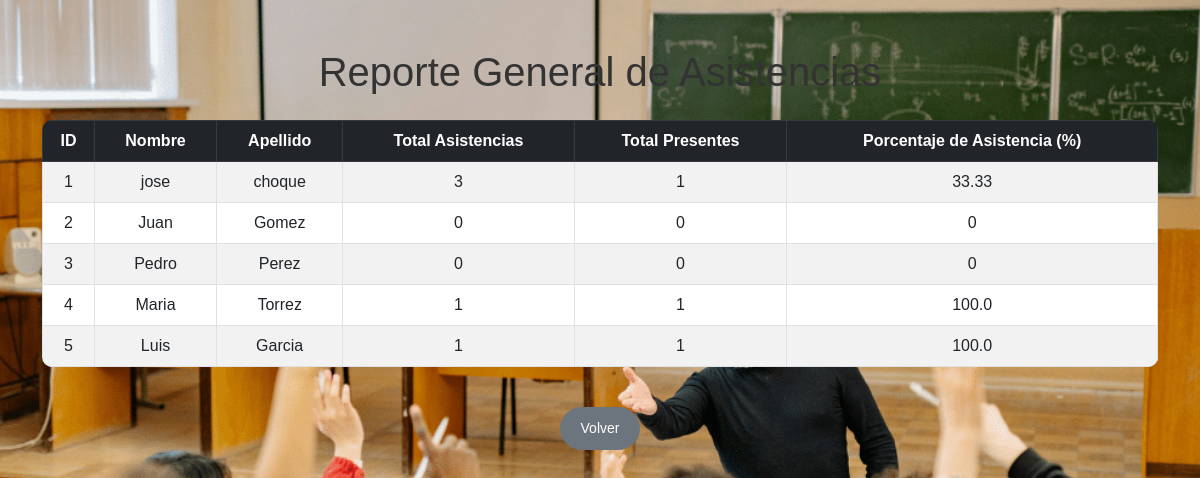
/reportes/, run on the app's committed database.
### models/estudiante_model.py (models this page shows, shortened)
class Estudiante(db.Model):
    __tablename__ = 'estudiantes'
    id = db.Column(db.Integer, primary_key=True)
    nombre = db.Column(db.String(50), nullable=False)
    apellido = db.Column(db.String(50), nullable=False)

### controllers/reporte_controller.py (the view)
@reporte_bp.route('/')
def reporte_general():
    resultados = (
        db.session.query(
            Estudiante.id,
            Estudiante.nombre,
            Estudiante.apellido,
            func.count(Asistencia.id).label('total_asistencias'),
            func.sum(
                case(
                    (Asistencia.estado == 'Presente', 1),  # Cambio: se pasa como argumento posicional
                    else_=0  # else sigue siendo válido
                )
            ).label('total_presentes'),
        )
        .join(Asistencia, Estudiante.id == Asistencia.estudiante_id, isouter=True)
        .group_by(Estudiante.id)
        .all()
    )
    reporte = []
    for r in resultados:
        porcentaje = (r.total_presentes / r.total_asistencias) * 100 if r.total_asistencias > 0 else 0
        reporte.append({
            'id': r.id,
            'nombre': r.nombre,
            'apellido': r.apellido,
            'total_asistencias': r.total_asistencias,
            'total_presentes': r.total_presentes,
            'porcentaje_asistencia': round(porcentaje, 2),
        })
    return render_template('reporte/general.html', reporte=reporte)

### templates/reporte/general.html (shortened to what this page needs)
<!DOCTYPE html>
<html lang="es">
<head>
    <link href="https://cdn.jsdelivr.net/npm/bootstrap@5.3.0/dist/css/bootstrap.min.css" rel="stylesheet">
    <link href="{{ url_for('static', filename = 'css/estilos.css') }}" rel="stylesheet">
</head>
<body>
    <div class="container mt-5">
        <h1 class="text-center mb-4">Reporte General de Asistencias</h1>
        <div class="table-responsive">
            <table class="table table-bordered table-striped">
                <thead class="table-dark">
                    <tr>
                        <th>ID</th>
                        <th>Nombre</th>
                        <th>Apellido</th>
                        <th>Total Asistencias</th>
                        <th>Total Presentes</th>
                        <th>Porcentaje de Asistencia (%)</th>
                    </tr>
                </thead>
                <tbody>
                    {% for item in reporte %}
                    <tr>
                        <td>{{ item.id }}</td>
                        <td>{{ item.nombre }}</td>
                        <td>{{ item.apellido }}</td>
                        <td>{{ item.total_asistencias }}</td>
                        <td>{{ item.total_presentes }}</td>
                        <td>{{ item.porcentaje_asistencia }}</td>
                    </tr>
                    {% endfor %}
                </tbody>
            </table>
        </div>
        <div class="text-center mt-4">
            <a href="{{ url_for('asistencias.listar_asistencias') }}" class="btn btn-secondary">Volver</a>
        </div>
    </div>
</body>
</html>

### static/css/estilos.css (style rules this page uses)
body { font-family: 'Poppins', sans-serif; background: url('/static/img/asistencia-aulas.png') no-repeat center center fixed; background-size: cover; color: #333; }
table { width: 100%; border-collapse: collapse; border-radius: 10px; overflow: hidden; }
table th { background-color: #00b894; color: white; padding: 20px; text-align: center; }
table td { padding: 15px; text-align: center; }
table tr:nth-child(even) { background-color: #f6f6f6; }
.btn { padding: 10px 20px; border-radius: 50px; font-size: 14px; font-weight: 500; transition: all 0.3s ease; }

### data on the page
Estudiante: id "1", nombre "jose", apellido "choque", total_asistencias "3", total_presentes "1", porcentaje_asistencia "33.33"
Estudiante: id "2", nombre "Juan", apellido "Gomez", total_asistencias "0", total_presentes "0", porcentaje_asistencia "0"
Estudiante: id "3", nombre "Pedro", apellido "Perez", total_asistencias "0", total_presentes "0", porcentaje_asistencia "0"
Estudiante: id "4", nombre "Maria", apellido "Torrez", total_asistencias "1", total_presentes "1", porcentaje_asistencia "100.0"
Estudiante: id "5", nombre "Luis", apellido "Garcia", total_asistencias "1", total_presentes "1", porcentaje_asistencia "100.0"
